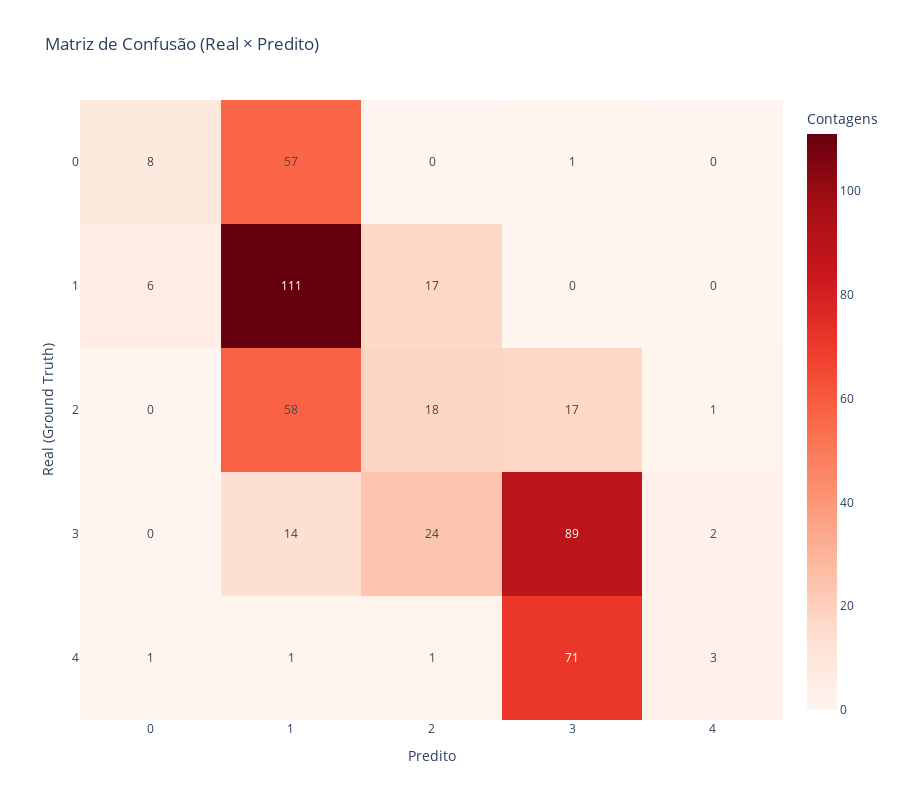

Notebook code cell kept with this figure:
### Markdown cell above
## 8️⃣ Validação com Ground Truth

### Code cell
if ground_truth:
    accuracy, cls_report, cm = analyzer.evaluate_ground_truth(
        df_with_consensus=df_with_consensus
    )

    visualizer.plot_confusion_matrix(
        cm=cm,
        categories=categories
    )
    
else:
    logger.info("⚠️ Ground truth não disponível – pulando validação")

### Figure 1 — Plotly figure (JSON) as saved in the notebook; plotly's stock layout.template omitted (floating-point values rounded to 4 significant figures)
{"data": [{"colorbar": {"title": {"text": "Contagens"}}, "colorscale": [[0, "rgb(255,245,240)"], [0.125, "rgb(254,224,210)"], [0.25, "rgb(252,187,161)"], [0.375, "rgb(252,146,114)"], [0.5, "rgb(251,106,74)"], [0.625, "rgb(239,59,44)"], [0.75, "rgb(203,24,29)"], [0.875, "rgb(165,15,21)"], [1, "rgb(103,0,13)"]], "text": [[1, 1, 1, 71, 3], [0, 14, 24, 89, 2], [0, 58, 18, 17, 1], [6, 111, 17, 0, 0], [8, 57, 0, 1, 0]], "texttemplate": "%{text}", "type": "heatmap", "x": [0, 1, 2, 3, 4], "y": [4, 3, 2, 1, 0], "z": [[1, 1, 1, 71, 3], [0, 14, 24, 89, 2], [0, 58, 18, 17, 1], [6, 111, 17, 0, 0], [8, 57, 0, 1, 0]]}], "layout": {"height": 800, "title": {"text": "Matriz de Confusão (Real × Predito)"}, "width": 900, "xaxis": {"tickmode": "array", "ticktext": [0, 1, 2, 3, 4], "tickvals": [0, 1, 2, 3, 4], "title": {"text": "Predito"}, "type": "category"}, "yaxis": {"tickmode": "array", "ticktext": [4, 3, 2, 1, 0], "tickvals": [4, 3, 2, 1, 0], "title": {"text": "Real (Ground Truth)"}, "type": "category"}}}
